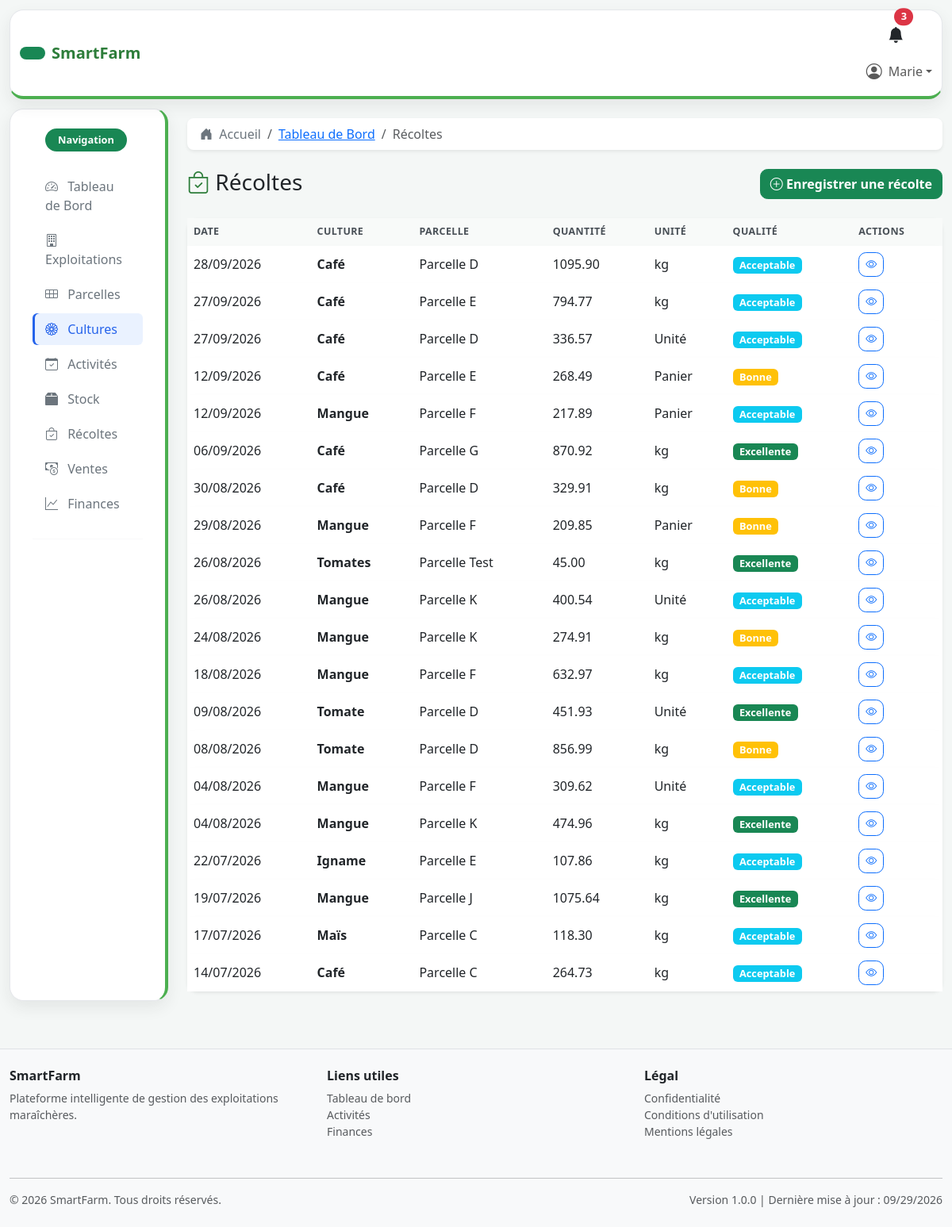
The app's page /cultures/recoltes/ (signed in) with its own data.
### cultures/models.py (models this page shows, shortened)
class Recolte(models.Model):
    UNITE_CHOICES = [
        ('kg', 'kg'),
        ('l', 'L'),
        ('unite', 'Unité'),
        ('panier', 'Panier'),
    ]
    QUALITE_CHOICES = [
        ('excellente', 'Excellente'),
        ('bonne', 'Bonne'),
        ('acceptable', 'Acceptable'),
        ('mauvaise', 'Mauvaise'),
    ]
    date = models.DateField(help_text="Date de récolte")
    culture = models.ForeignKey(
        Culture,
        on_delete=models.PROTECT,
        related_name='recoltes',
        help_text="Culture récoltée"
    )
    parcelle = models.ForeignKey(
        Parcelle,
        on_delete=models.PROTECT,
        related_name='recoltes',
        help_text="Parcelle de la récolte"
    )
    quantite = models.DecimalField(
        max_digits=10,
        decimal_places=2,
        help_text="Quantité récoltée"
    )
    unite = models.CharField(
        max_length=20,
        choices=UNITE_CHOICES,
        default='kg',
        help_text="Unité de mesure"
    )
    qualite = models.CharField(
        max_length=20,
        choices=QUALITE_CHOICES,
        default='bonne',
        help_text="Qualité de la récolte"
    )
    notes = models.TextField(blank=True, help_text="Notes supplémentaires")
    date_creation = models.DateTimeField(auto_now_add=True, help_text="Date de création")
    date_modification = models.DateTimeField(auto_now=True, help_text="Date de dernière modification")
    class Meta:
        ordering = ['-date']
        verbose_name = 'Récolte'
        verbose_name_plural = 'Récoltes'

class Culture(models.Model):
    STATUT_CHOICES = [
        ('en_croissance', 'En croissance'),
        ('mature', 'Mature'),
        ('recolte', 'Récolte'),
        ('terminee', 'Terminée'),
    ]
    nom = models.CharField(
        max_length=150,
        help_text="Nom de la culture"
    )
    variete = models.CharField(
        max_length=150,
        help_text="Variété de la culture"
    )
    parcelle = models.ForeignKey(
        Parcelle,
        on_delete=models.CASCADE,
        related_name='cultures',
        help_text="Parcelle associée à la culture"
    )
    date_semis = models.DateField(
        help_text="Date de semis ou de plantation"
    )
    date_prevision_recolte = models.DateField(
        help_text="Date prévue de récolte"
    )
    rendement_attendu = models.DecimalField(
        max_digits=7,
        decimal_places=2,
        null=True,
        blank=True,
        help_text="Rendement attendu en kg/m²"
    )
    statut = models.CharField(
        max_length=20,
        choices=STATUT_CHOICES,
        default='en_croissance',
        help_text="Statut actuel de la culture"
    )
    notes = models.TextField(
        blank=True,
        help_text="Notes supplémentaires sur la culture"
    )
    date_creation = models.DateTimeField(
        auto_now_add=True,
        help_text="Date de création de l'enregistrement"
    )
    date_modification = models.DateTimeField(
        auto_now=True,
        help_text="Date de dernière modification de l'enregistrement"
    )
    class Meta:
        ordering = ['-date_semis']
        verbose_name = 'Culture'
        verbose_name_plural = 'Cultures'
        db_table = 'cultures_culture'

### parcelles/models.py (models this page shows, shortened)
class Parcelle(models.Model):
    STATUT_CHOICES = [
        ('actif', 'Actif'),
        ('en_preparation', 'En préparation'),
        ('reposante', 'Reposante'),
        ('suspendu', 'Suspendu'),
    ]
    TYPE_SOL_CHOICES = [
        ('argileux', 'Argileux'),
        ('sableux', 'Sableux'),
        ('limoneux', 'Limoneux'),
        ('calcaire', 'Calcaire'),
        ('organique', 'Organique'),
        ('mixte', 'Mixte'),
    ]
    nom = models.CharField(
        max_length=100,
        help_text="Nom ou identifiant de la parcelle"
    )
    code = models.CharField(
        max_length=50,
        unique=True,
        help_text="Code unique de la parcelle"
    )
    superficie = models.DecimalField(
        max_digits=10,
        decimal_places=2,
        help_text="Superficie en m² ou hectares"
    )
    type_sol = models.CharField(
        max_length=50,
        choices=TYPE_SOL_CHOICES,
        default='mixte',
        help_text="Type de sol de la parcelle"
    )
    irrigation = models.BooleanField(
    default=False,
    help_text="Indique si la parcelle dispose d'un système d'irrigation"
    )
    latitude = models.DecimalField(
        max_digits=9,
        decimal_places=6,
        null=True,
        blank=True,
        help_text="Latitude GPS"
    )
    longitude = models.DecimalField(
        max_digits=9,
        decimal_places=6,
        null=True,
        blank=True,
        help_text="Longitude GPS"
    )
    description = models.TextField(
        blank=True,
        help_text="Description détaillée de la parcelle"
    )
    statut = models.CharField(
        max_length=20,
        choices=STATUT_CHOICES,
        default='actif',
        help_text="Statut actuel de la parcelle"
    )
    exploitation = models.ForeignKey(
        Exploitation,
        on_delete=models.CASCADE,
        related_name='parcelles',
        help_text="Exploitation à laquelle appartient cette parcelle"
    )
    photo = models.ImageField(
    upload_to='parcelles/',
    blank=True,
    null=True,
    help_text="Photo de la parcelle"
    )
    date_creation = models.DateTimeField(
        auto_now_add=True,
        help_text="Date et heure de création de la parcelle"
    )
    date_modification = models.DateTimeField(
        auto_now=True,
        help_text="Date et heure de dernière modification"
    )
    class Meta:
        ordering = ['nom']
        verbose_name = 'Parcelle'
        verbose_name_plural = 'Parcelles'
        db_table = 'parcelles_parcelle'

### cultures/views.py (the view)
# urls.py: path('recoltes/', views.RecolteListView.as_view(), name='recoltes_liste'),
class RecolteListView(LoginRequiredMixin, ListView):
    model = Recolte
    template_name = 'recoltes/liste.html'
    context_object_name = 'recoltes'
    paginate_by = 20
    def get_queryset(self):
        queryset = Recolte.objects.select_related('culture', 'parcelle').all()
        recherche = self.request.GET.get('q')
        statut = self.request.GET.get('qualite')
        if statut:
            queryset = queryset.filter(qualite=statut)
        if recherche:
            queryset = queryset.filter(
                models.Q(culture__nom__icontains=recherche)
                | models.Q(parcelle__nom__icontains=recherche)
            )
        return queryset.order_by('-date')

### templates/recoltes/liste.html (shortened to what this page needs)
{% extends 'base.html' %}
{% load static %}
{% block breadcrumbs %}
    <li class="breadcrumb-item"><a href="{% url 'dashboard:accueil' %}">Tableau de Bord</a></li>
    <li class="breadcrumb-item active">Récoltes</li>
{% endblock %}
{% block content %}
<div class="row mb-4">
    <div class="col-md-8">
        <h1 class="h3 mb-0">
            <i class="bi bi-bag-check text-success"></i> Récoltes
        </h1>
    </div>
    <div class="col-md-4 text-md-end">
        <a href="{% url 'recoltes:recoltes_ajouter' %}" class="btn btn-success">
            <i class="bi bi-plus-circle"></i> Enregistrer une récolte
        </a>
    </div>
</div>
<div class="row">
    <div class="col-md-12">
        <div class="card shadow-sm">
            <div class="table-responsive">
                <table class="table table-hover align-middle mb-0">
                    <thead class="table-light">
                        <tr>
                            <th>Date</th>
                            <th>Culture</th>
                            <th>Parcelle</th>
                            <th>Quantité</th>
                            <th>Unité</th>
                            <th>Qualité</th>
                            <th>Actions</th>
                        </tr>
                    </thead>
                    <tbody>
                        {% for recolte in recoltes %}
                        <tr>
                            <td>{{ recolte.date|date:'d/m/Y' }}</td>
                            <td><strong>{{ recolte.culture.nom }}</strong></td>
                            <td>{{ recolte.parcelle.nom }}</td>
                            <td>{{ recolte.quantite }}</td>
                            <td>{{ recolte.get_unite_display }}</td>
                            <td>
                                <span class="badge {% if recolte.qualite == 'excellente' %}bg-success{% elif recolte.qualite == 'bonne' %}bg-warning{% elif recolte.qualite == 'acceptable' %}bg-info{% else %}bg-secondary{% endif %}">
                                    {{ recolte.get_qualite_display }}
                                </span>
                            </td>
                            <td>
                                <a href="{% url 'recoltes:recoltes_detail' recolte.pk %}" class="btn btn-sm btn-outline-primary"><i class="bi bi-eye"></i></a>
                            </td>
                        </tr>
                        {% empty %}
                        <tr>
                            <td colspan="7" class="text-center py-4 text-muted">
                                Aucune récolte enregistrée pour le moment.
                            </td>
                        </tr>
                        {% endfor %}
                    </tbody>
                </table>
            </div>
        </div>
    </div>
</div>
{% endblock %}

### templates/includes/navbar.html (shortened to what this page needs)
<nav class="navbar navbar-light bg-white border-bottom sticky-top shadow-sm app-navbar">
    <div class="container-fluid">
        <a class="navbar-brand d-flex align-items-center gap-2" href="{% url 'dashboard:accueil' %}">
            <span class="badge bg-success rounded-pill py-2 px-3 text-white"></span>
            <span class="fs-5 fw-bold">SmartFarm</span>
        </a>
        <div class="ms-auto" id="navbarNav">
            <ul class="navbar-nav ms-auto align-items-center">
                <li class="nav-item me-2 d-none d-lg-block">
                    <a class="nav-link position-relative text-dark" href="{% url 'dashboard:accueil' %}">
                        <i class="bi bi-bell-fill fs-5"></i>
                        <span class="position-absolute top-0 start-100 translate-middle badge rounded-pill bg-danger">3</span>
                    </a>
                </li>
                <li class="nav-item dropdown">
                    <a class="nav-link dropdown-toggle d-flex align-items-center" href="#" id="userDropdown" role="button" data-bs-toggle="dropdown">
                        {% if user.is_authenticated and user.profil.photo %}
                            <img src="{{ user.profil.photo.url }}" alt="Photo de profil" class="rounded-circle" style="width: 32px; height: 32px; object-fit: cover;">
                        {% else %}
                            <i class="bi bi-person-circle fs-5"></i>
                        {% endif %}
                        <span class="ms-2">{% if user.is_authenticated %}{{ user.first_name|default:user.username }}{% else %}Invité{% endif %}</span>
                    </a>
                </li>
            </ul>
        </div>
    </div>
</nav>

### static/css/style.css (style rules this page uses)
:root { --smartfarm-primary: #2d7d3a; --smartfarm-secondary: #4caf50; --smartfarm-soft: #ecf5ed; --smartfarm-muted: #6c757d; --smartfarm-border: #e5e7eb; --smartfarm-sidebar: #ffffff; --smartfarm-sidebar-text: #6c757d; --smartfarm-sidebar-muted: #6c757d; --smartfarm-accent: #eaf2ff; --smartfarm-sidebar-active: #2563eb; }
body { background-color: #f4f7f6; color: #212529; }
.bg-body-tertiary { background-color: #f4f7f6 !important; }
.navbar { background-color: #fff !important; }
.app-navbar { min-height: 73px; margin: 0.75rem 0.75rem 0; border: 1px solid var(--smartfarm-border) !important; border-bottom: 4px solid var(--smartfarm-secondary) !important; border-radius: 1.1rem; box-shadow: 0 0.5rem 1.25rem rgba(33, 37, 41, 0.08) !important; z-index: 1030; }
.navbar-brand { color: var(--smartfarm-primary) !important; }
.card { border: none; border-radius: 0.85rem; }
.btn { border-radius: 0.6rem; font-weight: 600; }
.card.shadow-sm { box-shadow: 0 0.75rem 1.5rem rgba(33, 37, 41, 0.08); }
.table { border-spacing: 0 0.75rem; }
.table thead th { border-bottom: none; background-color: #f8faf9; color: #495057; font-weight: 700; font-size: 0.78rem; letter-spacing: 0.03em; text-transform: uppercase; }
.table tbody tr { background-color: #fff; box-shadow: 0 0.5rem 1rem rgba(33, 37, 41, 0.04); }
.table tbody tr td, .table tbody tr th { border: none; vertical-align: middle; }
.table-responsive { overflow-x: auto; -webkit-overflow-scrolling: touch; }
.table-responsive > .table { min-width: 680px; }
.badge { font-size: 0.8rem; font-weight: 600; }
.btn-success, .btn-outline-success { transition: all 0.2s ease; }
.text-success { color: var(--smartfarm-primary) !important; }

### records on screen
Recolte: date "28/09/2026", culture.nom "Café", parcelle.nom "Parcelle D", quantite "1095.90", unite "kg", qualite "Acceptable"
Recolte: date "27/09/2026", culture.nom "Café", parcelle.nom "Parcelle E", quantite "794.77", unite "kg", qualite "Acceptable"
Recolte: date "27/09/2026", culture.nom "Café", parcelle.nom "Parcelle D", quantite "336.57", unite "Unité", qualite "Acceptable"
Recolte: date "12/09/2026", culture.nom "Café", parcelle.nom "Parcelle E", quantite "268.49", unite "Panier", qualite "Bonne"
Recolte: date "12/09/2026", culture.nom "Mangue", parcelle.nom "Parcelle F", quantite "217.89", unite "Panier", qualite "Acceptable"
Recolte: date "06/09/2026", culture.nom "Café", parcelle.nom "Parcelle G", quantite "870.92", unite "kg", qualite "Excellente"
Recolte: date "30/08/2026", culture.nom "Café", parcelle.nom "Parcelle D", quantite "329.91", unite "kg", qualite "Bonne"
Recolte: date "29/08/2026", culture.nom "Mangue", parcelle.nom "Parcelle F", quantite "209.85", unite "Panier", qualite "Bonne"
Recolte: date "26/08/2026", culture.nom "Tomates", parcelle.nom "Parcelle Test", quantite "45.00", unite "kg", qualite "Excellente"
Recolte: date "26/08/2026", culture.nom "Mangue", parcelle.nom "Parcelle K", quantite "400.54", unite "Unité", qualite "Acceptable"
Recolte: date "24/08/2026", culture.nom "Mangue", parcelle.nom "Parcelle K", quantite "274.91", unite "kg", qualite "Bonne"
Recolte: date "18/08/2026", culture.nom "Mangue", parcelle.nom "Parcelle F", quantite "632.97", unite "kg", qualite "Acceptable"
Recolte: date "09/08/2026", culture.nom "Tomate", parcelle.nom "Parcelle D", quantite "451.93", unite "Unité", qualite "Excellente"
Recolte: date "08/08/2026", culture.nom "Tomate", parcelle.nom "Parcelle D", quantite "856.99", unite "kg", qualite "Bonne"
Recolte: date "04/08/2026", culture.nom "Mangue", parcelle.nom "Parcelle F", quantite "309.62", unite "Unité", qualite "Acceptable"
Recolte: date "04/08/2026", culture.nom "Mangue", parcelle.nom "Parcelle K", quantite "474.96", unite "kg", qualite "Excellente"
Recolte: date "22/07/2026", culture.nom "Igname", parcelle.nom "Parcelle E", quantite "107.86", unite "kg", qualite "Acceptable"
Recolte: date "19/07/2026", culture.nom "Mangue", parcelle.nom "Parcelle J", quantite "1075.64", unite "kg", qualite "Excellente"
Recolte: date "17/07/2026", culture.nom "Maïs", parcelle.nom "Parcelle C", quantite "118.30", unite "kg", qualite "Acceptable"
Recolte: date "14/07/2026", culture.nom "Café", parcelle.nom "Parcelle C", quantite "264.73", unite "kg", qualite "Acceptable"

### other values on screen
{{ user.first_name|default:user.username }} "Marie"
